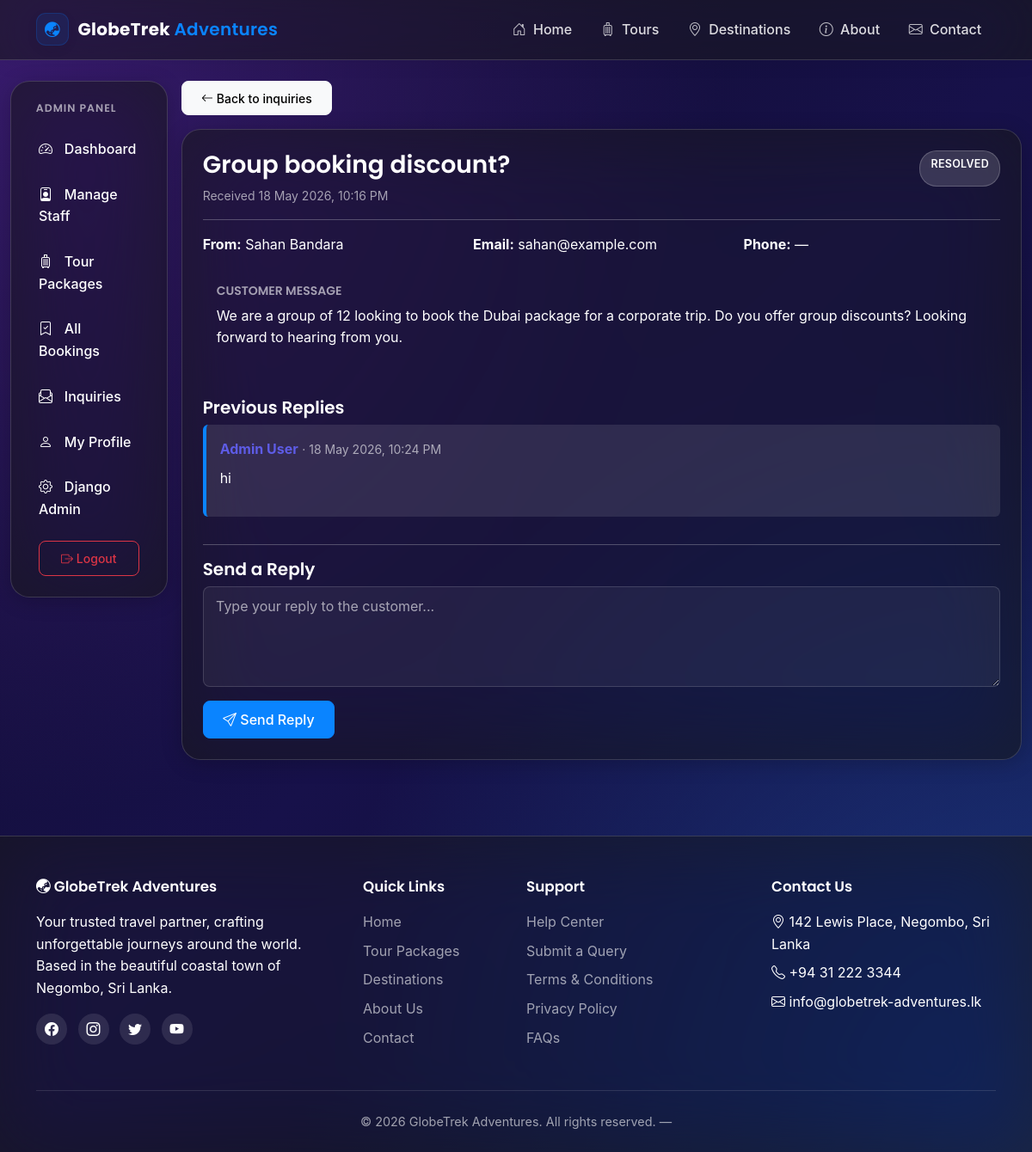
Screenshot of /inquiries/manage/2/reply/ (signed in) with the database file from the repository.
### apps/inquiries/models.py (models this page shows, shortened)
class Inquiry(models.Model):
    STATUS_CHOICES = [
        ('open', 'Open'),
        ('in_progress', 'In Progress'),
        ('resolved', 'Resolved'),
    ]
    customer = models.ForeignKey(
        User,
        on_delete=models.SET_NULL,
        null=True, blank=True,
        related_name='inquiries',
    )
    name = models.CharField(max_length=80)
    email = models.EmailField()
    phone = models.CharField(max_length=20, blank=True)
    subject = models.CharField(max_length=200)
    message = models.TextField()
    status = models.CharField(max_length=15, choices=STATUS_CHOICES, default='open')
    created_at = models.DateTimeField(auto_now_add=True)
    updated_at = models.DateTimeField(auto_now=True)
    class Meta:
        verbose_name_plural = 'Inquiries'
        ordering = ['-created_at']

class InquiryReply(models.Model):
    inquiry = models.ForeignKey(
        Inquiry, on_delete=models.CASCADE, related_name='replies',
    )
    staff = models.ForeignKey(
        User, on_delete=models.SET_NULL, null=True, related_name='inquiry_replies',
    )
    reply = models.TextField()
    created_at = models.DateTimeField(auto_now_add=True)
    class Meta:
        verbose_name_plural = 'Inquiry Replies'
        ordering = ['created_at']

### apps/inquiries/views.py (the view)
# urls.py: path('manage/<int:pk>/reply/', views.reply_inquiry, name='reply'),
@role_required('staff', 'admin')
def reply_inquiry(request, pk):
    inquiry = get_object_or_404(Inquiry, pk=pk)
    if request.method == 'POST':
        form = ReplyForm(request.POST)
        if form.is_valid():
            reply = form.save(commit=False)
            reply.inquiry = inquiry
            reply.staff = request.user
            reply.save()
            if inquiry.status == 'open':
                inquiry.status = 'in_progress'
                inquiry.save()
            messages.success(request, 'Reply sent to the customer.')
            return redirect('inquiries:reply', pk=inquiry.pk)
    else:
        form = ReplyForm()
    return render(request, 'inquiries/reply.html', {
        'inquiry': inquiry, 'form': form,
    })

### apps/inquiries/forms.py
class ReplyForm(forms.ModelForm):
    class Meta:
        model = InquiryReply
        fields = ['reply']
        widgets = {
            'reply': forms.Textarea(attrs={
                'rows': 4,
                'placeholder': 'Type your reply to the customer...',
            }),
        }

### apps/accounts/models.py (called while the page is built)
    @property
    def is_admin(self):
        return self.role == 'admin'

### apps/core/context_processors.py (called while the page is built)
def site_meta(request):
    return {
        'COMPANY_NAME': settings.COMPANY_NAME,
        'COMPANY_ADDRESS': settings.COMPANY_ADDRESS,
        'COMPANY_PHONE': settings.COMPANY_PHONE,
        'COMPANY_EMAIL': settings.COMPANY_EMAIL,
    }

### templates/inquiries/reply.html (shortened to what this page needs)
{% extends 'base.html' %}
{% load widget_tweaks %}
{% block content %}
<div class="container-fluid">
    <div class="row g-3">
        <div class="col-lg-2">{% include 'dashboard/_sidebar.html' %}</div>
        <div class="col-lg-10">
            <a href="{% url 'inquiries:manage_list' %}" class="btn btn-light btn-sm mb-3"><i class="bi bi-arrow-left"></i> Back to inquiries</a>
            <div class="card p-4">
                <div class="d-flex justify-content-between">
                    <h3>{{ inquiry.subject }}</h3>
                    <span class="status-badge status-{{ inquiry.status }}">{{ inquiry.get_status_display }}</span>
                </div>
                <small class="text-muted">Received {{ inquiry.created_at|date:"d M Y, h:i A" }}</small>
                <hr>
                <div class="row g-3">
                    <div class="col-md-4"><strong>From:</strong> {{ inquiry.name }}</div>
                    <div class="col-md-4"><strong>Email:</strong> {{ inquiry.email }}</div>
                    <div class="col-md-4"><strong>Phone:</strong> {{ inquiry.phone|default:"—" }}</div>
                </div>
                <div class="bg-indigo-tint p-3 rounded mt-3">
                    <h6 class="text-uppercase text-muted small">Customer Message</h6>
                    <div class="mb-0">{{ inquiry.message|linebreaks }}</div>
                </div>
                {% if inquiry.replies.all %}
                <h5 class="mt-4">Previous Replies</h5>
                {% for r in inquiry.replies.all %}
                <div class="p-3 rounded mb-2" style="background: var(--bg-white); border-left: 4px solid var(--primary);">
                    <strong class="text-indigo">{{ r.staff.get_full_name|default:r.staff.username }}</strong>
                    <small class="text-muted">&middot; {{ r.created_at|date:"d M Y, h:i A" }}</small>
                    <div class="mt-2">{{ r.reply|linebreaks }}</div>
                </div>
                {% endfor %}
                {% endif %}
                <hr class="mt-4">
                <h5>Send a Reply</h5>
                <form method="post" novalidate>
                    <div class="mb-3">
                        {{ form.reply|add_class:"form-control" }}
                    </div>
                    <button type="submit" class="btn btn-indigo"><i class="bi bi-send"></i> Send Reply</button>
                </form>
            </div>
        </div>
    </div>
</div>
{% endblock %}

### static/css/style.css (style rules this page uses)
:root { --primary: #0A84FF; --primary-dark: #0061CC; --primary-light: #5E5CE6; --accent: #BF5AF2; --bg-tint: rgba(0, 0, 0, 0.2); --bg-white: rgba(255, 255, 255, 0.1); --text-dark: #FFFFFF; --text-muted: rgba(255, 255, 255, 0.6); --success: #32D74B; --danger: #FF453A; --warning: #FF9F0A; --shadow-soft: 0 4px 24px 0 rgba(0, 0, 0, 0.2); --shadow-hover: 0 12px 40px 0 rgba(0, 0, 0, 0.3); --glass-border: rgba(255, 255, 255, 0.15); --glass-bg: rgba(25, 25, 25, 0.65); --radius: 22px; --bs-body-color: var(--text-dark); }
* { box-sizing: border-box; }
body { font-family: -apple-system, BlinkMacSystemFont, "Segoe UI", Roboto, Helvetica, Arial, sans-serif, "Apple Color Emoji", "Segoe UI Emoji", "Segoe UI Symbol"; background: radial-gradient(ellipse at top left, #3A1C71 0%, transparent 50%), radial-gradient(ellipse at bottom right, #1E3A8A 0%, transparent 50%), linear-gradient(135deg, #100C2A 0%, #17114A 50%, #0B1032 100%); background-size: cover; background-attachment: fixed; color: var(--text-dark); line-height: 1.6; margin: 0; padding: 0; min-height: 100vh; }
h1, h2, h3, h4, h5, h6 { font-family: 'Poppins', sans-serif; font-weight: 600; color: var(--text-dark); }
a { color: var(--primary); text-decoration: none; transition: color 0.2s ease; }
.btn { border-radius: 8px; padding: 0.55rem 1.4rem; font-weight: 500; transition: all 0.2s ease; }
.btn-primary, .btn-indigo { background: var(--primary); border-color: var(--primary); color: #fff; }
.card { border: 1px solid var(--glass-border); background: var(--glass-bg); backdrop-filter: blur(48px) saturate(200%); -webkit-backdrop-filter: blur(48px) saturate(200%); border-radius: var(--radius); box-shadow: var(--shadow-soft); transition: transform 0.3s ease, box-shadow 0.3s ease, background 0.3s ease; overflow: hidden; }
.text-muted { color: var(--text-muted) !important; }
.form-control, .form-select { border-radius: 8px; border: 1px solid var(--glass-border); background: rgba(255, 255, 255, 0.05); color: var(--text-dark); padding: 0.6rem 0.9rem; transition: all 0.2s ease; }
.form-control::placeholder { color: var(--text-muted); }
.status-badge { padding: 0.3rem 0.75rem; border-radius: 20px; font-size: 0.78rem; font-weight: 600; text-transform: uppercase; letter-spacing: 0.3px; background: rgba(255, 255, 255, 0.15); border: 1px solid rgba(255, 255, 255, 0.2); color: var(--text-dark); }
.text-indigo { color: var(--primary-light) !important; }
.bg-indigo-tint { background: transparent !important; }

### rows the page displays
Inquiry: subject "Group booking discount?", status "RESOLVED", created_at "18 May 2026, 10:16 PM", name "Sahan Bandara", email "sahan@example.com", phone "—", message "We are a group of 12 looking to book the Dubai package for a corporate trip. Do you offer group discounts? Looking forward to hearing from you."
InquiryReply: staff.get_full_name "Admin User", created_at "18 May 2026, 10:24 PM", reply "hi"

### other values shown
{{ COMPANY_ADDRESS }} "142 Lewis Place, Negombo, Sri Lanka"
{{ COMPANY_PHONE }} "+94 31 222 3344"
{{ COMPANY_EMAIL }} "info@globetrek-adventures.lk"
{{ COMPANY_NAME }} "GlobeTrek Adventures"
